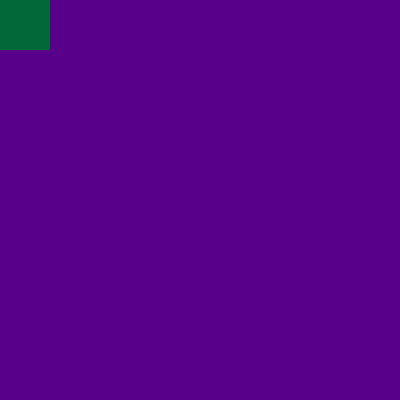
Frame 1 (no input)
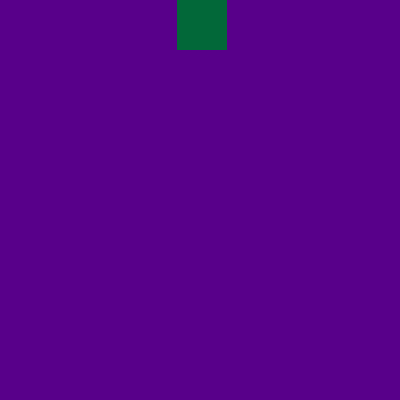
Frame 60 (the mouse pressed at the canvas centre just before this capture)
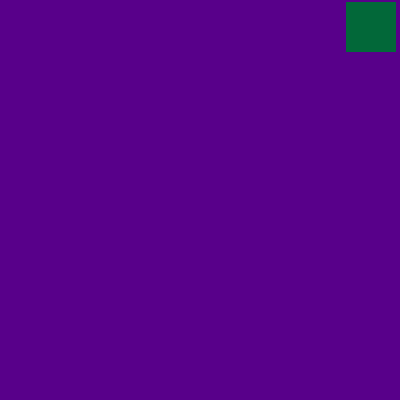
Frame 120 (the mouse held since frame 60 and released just before this capture)

The Processing sketch that drew these frames (run headless with seeded random() and noise(); from frame 60 on, the mouse is pressed at the canvas centre):

// Processing sketch: processing_4731
// ── processing_4731.pde

int x = 0; // x position
int y = 0; // y position

int speed = 3;

int state = 0;

void setup(){
  size(400,400);

}

void draw() {
  background (88,0,138);

//das 4eck
noStroke();
fill(2,104,57);
rect(x,y,50,50);
if(state == 0 ) {
  x = x + speed;
  if (x > width-50) {
    x = width-50;
    state = 1;
    }
} else if (state == 1) {
  y = y + speed - 2;
  x = x - speed + 1;
  if (x < 0) {
   y = 175;
   x = 0;
   state = 2;
  } 
} else if (state == 2) {
    x = x + speed;
  if (x > width-50) {
   y = 175;
   x = 350;
   state = 3;
}
} else if (state == 3) {
  y = y + speed - 2;
  x = x - speed + 1;
  if (x < 0) {
   y = 350;
   x = 0;
   state = 4;
}
} else if (state == 4) {
    x = x + speed;
  if (x > width-50) {
   y = 350;
   x = 350;
   state = 5;
}
} else if (state == 5) {
  x = 0;
  y = 0;
  state = 0;
}
}
